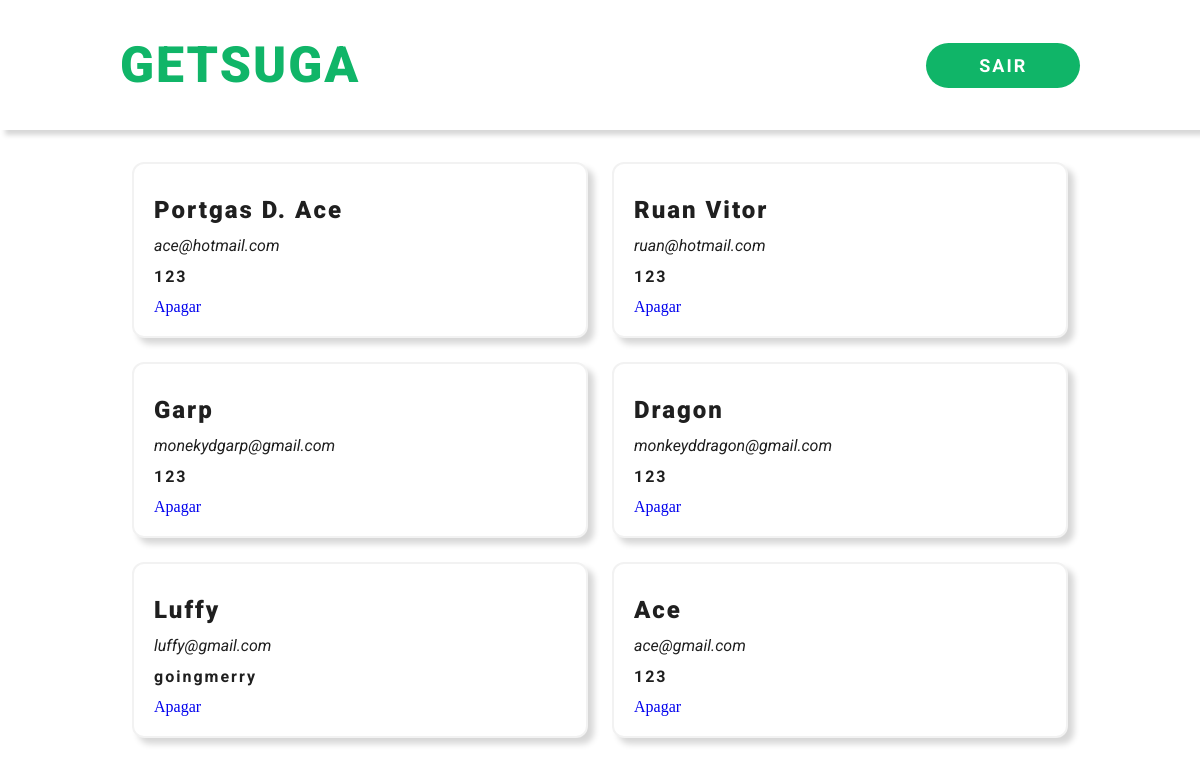
The app's page /App/View/usuarios_admin.php with its own data.
### tables this page shows
CREATE TABLE `usuarios` (
  `id` int NOT NULL AUTO_INCREMENT,
  `name` varchar(255) NOT NULL,
  `email` varchar(255) NOT NULL,
  `password` varchar(255) NOT NULL,
  PRIMARY KEY (`id`)
);

### App/Model/Connection.php (called while the page is built, shortened)
<?php
class Connect{
  private static $instance;
  public static function getConn(){
    if(!isset(self::$instance)){
      $instance = new \PDO("mysql:host=localhost;dbname=e-homes;", 'RIT0', '12345e');
      return $instance;
    }else{
      return self::$instance;
    }
  }
}

### App/Controller/UserController.php (called while the page is built, shortened)
<?php
require_once '../Model/Connection.php';
class UserController {
  static public function showUsers(){
    $sql = "SELECT * FROM usuarios;";
    $instance = Connect::getConn()->prepare($sql);
    $instance->execute();
    $resultado = $instance->fetchAll(PDO::FETCH_ASSOC);
    return $_SESSION["usuarios_admin"] = $resultado;
  }
}
UserController::showUsers();

### App/View/usuarios_admin.php (the view, shortened to what this page needs)
<?php
  require_once './assets/components/header_admin.php';
  require_once '../Controller/UserController.php';
  $usuarios =  $_SESSION['usuarios_admin'];
?>
<!DOCTYPE html>
<html lang="pt-BR">
<head>
  <link rel="stylesheet" href="./assets/style/style.auth.css">
</head>
<section class="users">
  <div class="users-container">
    <?php
      foreach($usuarios as $item)
      echo
      '
        <div>
          <h1>'. $item["name"] .'</h1>
          <p>'. $item["email"] .'</p>
          <h2>'. $item["password"]. '</h2>
          <a href="./apagar_user.php?id='.$item["id"].'">Apagar</a>
        </div>
      '
    ?>
  </div>
</section>

### App/View/assets/components/header_admin.php
<header class="header">
    <div class="header-container">
      <h1><a href="./home_admin.php">GETSUGA</a></h1>
      <button><a href="./logOut.php">sair</a></button>
    </div>
</header>

### App/View/assets/style/style.auth.css (style rules this page uses)
* { padding: 0; margin: 0; text-decoration: none; list-style: none; }
.header { background-color: #fff; box-shadow: 5px 5px 5px rgba(0, 0, 0, 16%); padding: 12px; }
.header-container { max-width: 960px; margin: 0 auto; display: flex; justify-content: space-between; align-items: center; padding: 24px 0; }
.header-container > h1 a { font-family: "Roboto"; font-weight: 900; font-size: 50px; color: #10b568; letter-spacing: 2px; }
.header-container > button { width: 16%; border: 0; outline: 0; padding: 12px; border-radius: 50px; background-color: #10b568; }
.header-container > button > a { font-family: "Roboto"; font-size: 18px; font-weight: 700; color: #fff; text-transform: uppercase; letter-spacing: 2px; transition: ease-in 0.2s; }
.users { margin: 20px; }
.users-container { max-width: 960px; margin: 0 auto; display: grid; grid-template-columns: repeat(2, 1fr); }
.users-container > div { padding: 20px; margin: 12px; background-color: #fff; border: 2px solid #f2f2f2; border-radius: 12px; box-shadow: 6px 6px 6px rgba(0, 0, 0, 16%); transition: 0.5s ease-in; }
.users-container > div > h1 { margin: 12px 0; font-family: "Roboto"; font-weight: 900; font-size: 24px; color: #1f1f1f; letter-spacing: 2px; }
.users-container > div > p { margin: 12px 0; font-family: "Roboto"; font-weight: 400; font-size: 16px; color: #1f1f1f; font-style: italic; }
.users-container > div > h2 { margin: 12px 0; font-family: "Roboto"; font-weight: 700; font-size: 16px; color: #1f1f1f; letter-spacing: 2px; }

### records on screen
usuarios: name "Portgas D. Ace", email "ace@hotmail.com", password "123"
usuarios: name "Ruan Vitor", email "ruan@hotmail.com", password "123"
usuarios: name "Garp", email "monekydgarp@gmail.com", password "123"
usuarios: name "Dragon", email "monkeyddragon@gmail.com", password "123"
usuarios: name "Luffy", email "luffy@gmail.com", password "goingmerry"
usuarios: name "Ace", email "ace@gmail.com", password "123"
